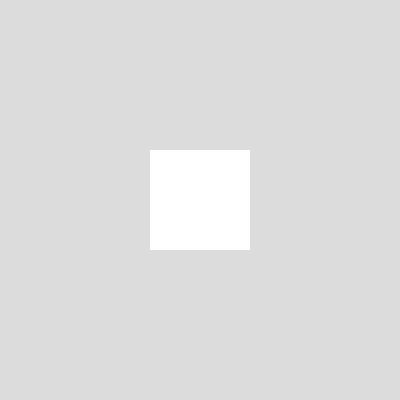
Frame 1 (no input)
Frame 60 (no input): identical to frame 1, image omitted
Frame 120 (the mouse pressed at the canvas centre since frame 60): identical to frame 1, image omitted

The p5.js sketch that drew this single still picture (run headless with seeded random() and noise() and a simulated clock; from frame 60 on, the mouse is pressed at the canvas centre):

// p5.js sketch
// ── sketch.js
function setup() {
  createCanvas(400, 400);
}

function draw() {
  background(220);

  // noStroke(引数なし)
  noStroke();// 線を非表示
  rect(150, 150, 100, 100);
}
